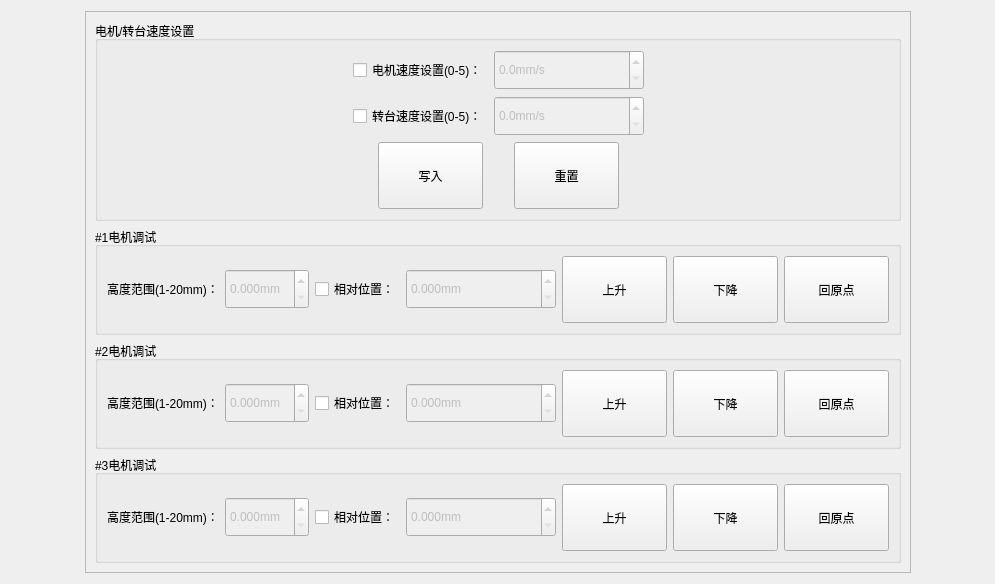
        <widget class="QWidget" name="controlDebugPage">
         <layout class="QGridLayout" name="gridLayout_38">
          <item row="0" column="0">
           <spacer name="horizontalSpacer_14">
            <property name="orientation">
             <enum>Qt::Horizontal</enum>
            </property>
            <property name="sizeHint" stdset="0">
             <size>
              <width>74</width>
              <height>20</height>
             </size>
            </property>
           </spacer>
          </item>
          <item row="1" column="2">
           <spacer name="horizontalSpacer_9">
            <property name="orientation">
             <enum>Qt::Horizontal</enum>
            </property>
            <property name="sizeHint" stdset="0">
             <size>
              <width>73</width>
              <height>20</height>
             </size>
            </property>
           </spacer>
          </item>
          <item row="0" column="1" rowspan="2">
           <widget class="QFrame" name="frame_3">
            <property name="frameShape">
             <enum>QFrame::StyledPanel</enum>
            </property>
            <property name="frameShadow">
             <enum>QFrame::Raised</enum>
            </property>
            <layout class="QGridLayout" name="gridLayout_37">
             <item row="0" column="0">
              <widget class="QGroupBox" name="singleAxisMove_5">
               <property name="maximumSize">
                <size>
                 <width>16777215</width>
                 <height>200</height>
                </size>
               </property>
               <property name="title">
                <string>电机/转台速度设置</string>
               </property>
               <layout class="QGridLayout" name="gridLayout_16">
                <item row="0" column="0">
                 <spacer name="horizontalSpacer_16">
                  <property name="orientation">
                   <enum>Qt::Horizontal</enum>
                  </property>
                  <property name="sizeHint" stdset="0">
                   <size>
                    <width>40</width>
                    <height>20</height>
                   </size>
                  </property>
                 </spacer>
                </item>
                <item row="0" column="1" rowspan="2">
                 <layout class="QVBoxLayout" name="verticalLayout_3">
                  <item>
                   <layout class="QHBoxLayout" name="horizontalLayout_31">
                    <item>
                     <widget class="QCheckBox" name="checkBox_5">
                      <property name="text">
                       <string>电机速度设置(0-5)：</string>
                      </property>
                     </widget>
                    </item>
                    <item>
                     <widget class="QDoubleSpinBox" name="speed">
                      <property name="enabled">
                       <bool>false</bool>
                      </property>
                      <property name="minimumSize">
                       <size>
                        <width>150</width>
                        <height>40</height>
                       </size>
                      </property>
                      <property name="suffix">
                       <string>mm/s</string>
                      </property>
                      <property name="decimals">
                       <number>1</number>
                      </property>
                      <property name="minimum">
                       <double>0.000000000000000</double>
                      </property>
                      <property name="value">
                       <double>0.000000000000000</double>
                      </property>
                     </widget>
                    </item>
                   </layout>
                  </item>
                  <item>
                   <layout class="QHBoxLayout" name="horizontalLayout_27">
                    <item>
                     <widget class="QCheckBox" name="checkBox_7">
                      <property name="text">
                       <string>转台速度设置(0-5)：</string>
                      </property>
                     </widget>
                    </item>
                    <item>
                     <widget class="QDoubleSpinBox" name="turnTableSpeed">
                      <property name="enabled">
                       <bool>false</bool>
                      </property>
                      <property name="minimumSize">
                       <size>
                        <width>150</width>
                        <height>40</height>
                       </size>
                      </property>
                      <property name="suffix">
                       <string>mm/s</string>
                      </property>
                      <property name="decimals">
                       <number>1</number>
                      </property>
                     </widget>
                    </item>
                   </layout>
                  </item>
                  <item>
                   <layout class="QGridLayout" name="gridLayout_36">
                    <item row="0" column="0">
                     <widget class="QPushButton" name="Btn_writeIn">
                      <property name="minimumSize">
                       <size>
                        <width>105</width>
                        <height>35</height>
                       </size>
                      </property>
                      <property name="maximumSize">
                       <size>
                        <width>70</width>
                        <height>70</height>
                       </size>
                      </property>
                      <property name="styleSheet">
                       <string notr="true">font: 25 12pt &quot;Microsoft YaHei&quot;;</string>
                      </property>
                      <property name="text">
                       <string>写入</string>
                      </property>
                      <property name="iconSize">
                       <size>
                        <width>20</width>
                        <height>20</height>
                       </size>
                      </property>
                     </widget>
                    </item>
                    <item row="0" column="1">
                     <widget class="QPushButton" name="Btn_resetSpeed">
                      <property name="minimumSize">
                       <size>
                        <width>105</width>
                        <height>67</height>
                       </size>
                      </property>
                      <property name="maximumSize">
                       <size>
                        <width>70</width>
                        <height>70</height>
                       </size>
                      </property>
                      <property name="styleSheet">
                       <string notr="true">font: 25 12pt &quot;Microsoft YaHei&quot;;</string>
                      </property>
                      <property name="text">
                       <string>重置</string>
                      </property>
                      <property name="iconSize">
                       <size>
                        <width>20</width>
                        <height>20</height>
                       </size>
                      </property>
                     </widget>
                    </item>
                   </layout>
                  </item>
                 </layout>
                </item>
                <item row="1" column="2">
                 <spacer name="horizontalSpacer_17">
                  <property name="orientation">
                   <enum>Qt::Horizontal</enum>
                  </property>
                  <property name="sizeHint" stdset="0">
                   <size>
                    <width>40</width>
                    <height>20</height>
                   </size>
                  </property>
                 </spacer>
                </item>
               </layout>
              </widget>
             </item>
             <item row="1" column="0">
              <widget class="QGroupBox" name="singleAxisMove_2">
               <property name="maximumSize">
                <size>
                 <width>16777215</width>
                 <height>200</height>
                </size>
               </property>
               <property name="title">
                <string>#1电机调试</string>
               </property>
               <layout class="QGridLayout" name="gridLayout_18">
                <item row="0" column="0">
                 <layout class="QHBoxLayout" name="horizontalLayout_11">
                  <item>
                   <layout class="QVBoxLayout" name="verticalLayout_4">
                    <item>
                     <layout class="QHBoxLayout" name="horizontalLayout_12">
                      <item>
                       <widget class="QLabel" name="label_10">
                        <property name="maximumSize">
                         <size>
                          <width>16777215</width>
                          <height>40</height>
                         </size>
                        </property>
                        <property name="text">
                         <string>高度范围(1-20mm)：</string>
                        </property>
                       </widget>
                      </item>
                      <item>
                       <widget class="QDoubleSpinBox" name="ElectricHeightRangeOne">
                        <property name="enabled">
                         <bool>false</bool>
                        </property>
                        <property name="maximumSize">
                         <size>
                          <width>16777215</width>
                          <height>40</height>
                         </size>
                        </property>
                        <property name="suffix">
                         <string>mm</string>
                        </property>
                        <property name="decimals">
                         <number>3</number>
                        </property>
                        <property name="minimum">
                         <double>0.000000000000000</double>
                        </property>
                        <property name="maximum">
                         <double>20.000000000000000</double>
                        </property>
                        <property name="value">
                         <double>0.000000000000000</double>
                        </property>
                       </widget>
                      </item>
                     </layout>
                    </item>
                   </layout>
                  </item>
                  <item>
                   <layout class="QHBoxLayout" name="horizontalLayout_16">
                    <item>
                     <widget class="QCheckBox" name="checkBox_2">
                      <property name="text">
                       <string>相对位置：</string>
                      </property>
                     </widget>
                    </item>
                    <item>
                     <widget class="QDoubleSpinBox" name="ElectricRelativePosOne">
                      <property name="enabled">
                       <bool>false</bool>
                      </property>
                      <property name="minimumSize">
                       <size>
                        <width>150</width>
                        <height>40</height>
                       </size>
                      </property>
                      <property name="suffix">
                       <string>mm</string>
                      </property>
                      <property name="decimals">
                       <number>3</number>
                      </property>
                     </widget>
                    </item>
                   </layout>
                  </item>
                  <item>
                   <layout class="QGridLayout" name="gridLayout_19">
                    <item row="0" column="1">
                     <widget class="QPushButton" name="Btn_down_1">
                      <property name="minimumSize">
                       <size>
                        <width>105</width>
                        <height>67</height>
                       </size>
                      </property>
                      <property name="maximumSize">
                       <size>
                        <width>70</width>
                        <height>70</height>
                       </size>
                      </property>
                      <property name="styleSheet">
                       <string notr="true">font: 25 12pt &quot;Microsoft YaHei&quot;;</string>
                      </property>
                      <property name="text">
                       <string>下降</string>
                      </property>
                      <property name="icon">
                       <iconset resource="images.qrc">
                        <normaloff>:/img/images/向下.png</normaloff>:/img/images/向下.png</iconset>
                      </property>
                      <property name="iconSize">
                       <size>
                        <width>20</width>
                        <height>20</height>
                       </size>
                      </property>
                     </widget>
                    </item>
                    <item row="0" column="0">
                     <widget class="QPushButton" name="Btn_up_1">
                      <property name="minimumSize">
                       <size>
                        <width>105</width>
                        <height>35</height>
                       </size>
                      </property>
                      <property name="maximumSize">
                       <size>
                        <width>70</width>
                        <height>70</height>
                       </size>
                      </property>
                      <property name="styleSheet">
                       <string notr="true">font: 25 12pt &quot;Microsoft YaHei&quot;;</string>
                      </property>
                      <property name="text">
                       <string>上升</string>
                      </property>
                      <property name="icon">
                       <iconset resource="images.qrc">
                        <normaloff>:/img/images/向上.png</normaloff>:/img/images/向上.png</iconset>
                      </property>
                      <property name="iconSize">
                       <size>
                        <width>20</width>
                        <height>20</height>
                       </size>
                      </property>
                     </widget>
                    </item>
                    <item row="0" column="2">
                     <widget class="QPushButton" name="returnOriginOne">
                      <property name="minimumSize">
                       <size>
                        <width>105</width>
                        <height>67</height>
                       </size>
                      </property>
                      <property name="maximumSize">
                       <size>
                        <width>70</width>
                        <height>70</height>
                       </size>
                      </property>
                      <property name="styleSheet">
                       <string notr="true">font: 25 12pt &quot;Microsoft YaHei&quot;;</string>
                      </property>
                      <property name="text">
                       <string>回原点</string>
                      </property>
                     </widget>
                    </item>
                   </layout>
                  </item>
                 </layout>
                </item>
               </layout>
              </widget>
             </item>
             <item row="2" column="0">
              <widget class="QGroupBox" name="singleAxisMove_3">
               <property name="maximumSize">
                <size>
                 <width>16777215</width>
                 <height>200</height>
                </size>
               </property>
               <property name="title">
                <string>#2电机调试</string>
               </property>
               <layout class="QGridLayout" name="gridLayout_26">
                <item row="0" column="0">
                 <layout class="QHBoxLayout" name="horizontalLayout_19">
                  <item>
                   <layout class="QVBoxLayout" name="verticalLayout_5">
                    <item>
                     <layout class="QHBoxLayout" name="horizontalLayout_20">
                      <item>
                       <widget class="QLabel" name="label_13">
                        <property name="maximumSize">
                         <size>
                          <width>16777215</width>
                          <height>40</height>
                         </size>
                        </property>
                        <property name="text">
                         <string>高度范围(1-20mm)：</string>
                        </property>
                       </widget>
                      </item>
                      <item>
                       <widget class="QDoubleSpinBox" name="ElectricHeightRangeTwo">
                        <property name="enabled">
                         <bool>false</bool>
                        </property>
                        <property name="maximumSize">
                         <size>
                          <width>16777215</width>
                          <height>40</height>
                         </size>
                        </property>
                        <property name="suffix">
                         <string>mm</string>
                        </property>
                        <property name="decimals">
                         <number>3</number>
                        </property>
                       </widget>
                      </item>
                     </layout>
                    </item>
                   </layout>
                  </item>
                  <item>
                   <layout class="QHBoxLayout" name="horizontalLayout_22">
                    <item>
                     <widget class="QCheckBox" name="checkBox_3">
                      <property name="text">
                       <string>相对位置：</string>
                      </property>
                     </widget>
                    </item>
                    <item>
                     <widget class="QDoubleSpinBox" name="ElectricRelativePosTwo">
                      <property name="enabled">
                       <bool>false</bool>
                      </property>
                      <property name="minimumSize">
                       <size>
                        <width>150</width>
                        <height>40</height>
                       </size>
                      </property>
                      <property name="suffix">
                       <string>mm</string>
                      </property>
                      <property name="decimals">
                       <number>3</number>
                      </property>
                     </widget>
                    </item>
                   </layout>
                  </item>
                  <item>
                   <layout class="QGridLayout" name="gridLayout_32">
                    <item row="0" column="1">
                     <widget class="QPushButton" name="Btn_down_2">
                      <property name="minimumSize">
                       <size>
                        <width>105</width>
                        <height>67</height>
                       </size>
                      </property>
                      <property name="maximumSize">
                       <size>
                        <width>70</width>
                        <height>70</height>
                       </size>
                      </property>
                      <property name="styleSheet">
                       <string notr="true">font: 25 12pt &quot;Microsoft YaHei&quot;;</string>
                      </property>
                      <property name="text">
                       <string>下降</string>
                      </property>
                      <property name="icon">
                       <iconset resource="images.qrc">
                        <normaloff>:/img/images/向下.png</normaloff>:/img/images/向下.png</iconset>
                      </property>
                      <property name="iconSize">
                       <size>
                        <width>20</width>
                        <height>20</height>
                       </size>
                      </property>
                     </widget>
                    </item>
                    <item row="0" column="0">
                     <widget class="QPushButton" name="Btn_up_2">
                      <property name="minimumSize">
                       <size>
                        <width>105</width>
                        <height>35</height>
                       </size>
                      </property>
                      <property name="maximumSize">
                       <size>
                        <width>70</width>
                        <height>70</height>
                       </size>
                      </property>
                      <property name="styleSheet">
                       <string notr="true">font: 25 12pt &quot;Microsoft YaHei&quot;;</string>
                      </property>
                      <property name="text">
                       <string>上升</string>
                      </property>
                      <property name="icon">
                       <iconset resource="images.qrc">
                        <normaloff>:/img/images/向上.png</normaloff>:/img/images/向上.png</iconset>
                      </property>
                      <property name="iconSize">
                       <size>
                        <width>20</width>
                        <height>20</height>
                       </size>
                      </property>
                     </widget>
                    </item>
                    <item row="0" column="2">
                     <widget class="QPushButton" name="returnOriginTwo">
                      <property name="minimumSize">
                       <size>
                        <width>105</width>
                        <height>67</height>
                       </size>
                      </property>
                      <property name="maximumSize">
                       <size>
                        <width>70</width>
                        <height>70</height>
                       </size>
                      </property>
                      <property name="styleSheet">
                       <string notr="true">font: 25 12pt &quot;Microsoft YaHei&quot;;</string>
                      </property>
                      <property name="text">
                       <string>回原点</string>
                      </property>
                     </widget>
                    </item>
                   </layout>
                  </item>
                 </layout>
                </item>
               </layout>
              </widget>
             </item>
             <item row="3" column="0">
              <widget class="QGroupBox" name="singleAxisMove_4">
               <property name="maximumSize">
                <size>
                 <width>16777215</width>
                 <height>200</height>
                </size>
               </property>
               <property name="title">
                <string>#3电机调试</string>
               </property>
               <layout class="QGridLayout" name="gridLayout_33">
                <item row="0" column="0">
                 <layout class="QHBoxLayout" name="horizontalLayout_23">
                  <item>
                   <layout class="QVBoxLayout" name="verticalLayout_6">
                    <item>
                     <layout class="QHBoxLayout" name="horizontalLayout_24">
                      <item>
                       <widget class="QLabel" name="label_16">
                        <property name="maximumSize">
                         <size>
                          <width>16777215</width>
                          <height>40</height>
                         </size>
                        </property>
                        <property name="text">
                         <string>高度范围(1-20mm)：</string>
                        </property>
                       </widget>
                      </item>
                      <item>
                       <widget class="QDoubleSpinBox" name="ElectricHeightRangeThree">
                        <property name="enabled">
                         <bool>false</bool>
                        </property>
                        <property name="maximumSize">
                         <size>
                          <width>16777215</width>
                          <height>40</height>
                         </size>
                        </property>
                        <property name="suffix">
                         <string>mm</string>
                        </property>
                        <property name="decimals">
                         <number>3</number>
                        </property>
                       </widget>
                      </item>
                     </layout>
                    </item>
                   </layout>
                  </item>
                  <item>
                   <layout class="QHBoxLayout" name="horizontalLayout_26">
                    <item>
                     <widget class="QCheckBox" name="checkBox_4">
                      <property name="text">
                       <string>相对位置：</string>
                      </property>
                     </widget>
                    </item>
                    <item>
                     <widget class="QDoubleSpinBox" name="ElectricRelativePosThree">
                      <property name="enabled">
                       <bool>false</bool>
                      </property>
                      <property name="minimumSize">
                       <size>
                        <width>150</width>
                        <height>40</height>
                       </size>
                      </property>
                      <property name="suffix">
                       <string>mm</string>
                      </property>
                      <property name="decimals">
                       <number>3</number>
                      </property>
                     </widget>
                    </item>
                   </layout>
                  </item>
                  <item>
                   <layout class="QGridLayout" name="gridLayout_34">
                    <item row="0" column="1">
                     <widget class="QPushButton" name="Btn_down_3">
                      <property name="minimumSize">
                       <size>
                        <width>105</width>
                        <height>67</height>
                       </size>
                      </property>
                      <property name="maximumSize">
                       <size>
                        <width>70</width>
                        <height>70</height>
                       </size>
                      </property>
                      <property name="styleSheet">
                       <string notr="true">font: 25 12pt &quot;Microsoft YaHei&quot;;</string>
                      </property>
                      <property name="text">
                       <string>下降</string>
                      </property>
                      <property name="icon">
                       <iconset resource="images.qrc">
                        <normaloff>:/img/images/向下.png</normaloff>:/img/images/向下.png</iconset>
                      </property>
                      <property name="iconSize">
                       <size>
                        <width>20</width>
                        <height>20</height>
                       </size>
                      </property>
                     </widget>
                    </item>
                    <item row="0" column="0">
                     <widget class="QPushButton" name="Btn_up_3">
                      <property name="minimumSize">
                       <size>
                        <width>105</width>
                        <height>35</height>
                       </size>
                      </property>
                      <property name="maximumSize">
                       <size>
                        <width>70</width>
                        <height>70</height>
                       </size>
                      </property>
                      <property name="styleSheet">
                       <string notr="true">font: 25 12pt &quot;Microsoft YaHei&quot;;</string>
                      </property>
                      <property name="text">
                       <string>上升</string>
                      </property>
                      <property name="icon">
                       <iconset resource="images.qrc">
                        <normaloff>:/img/images/向上.png</normaloff>:/img/images/向上.png</iconset>
                      </property>
                      <property name="iconSize">
                       <size>
                        <width>20</width>
                        <height>20</height>
                       </size>
                      </property>
                     </widget>
                    </item>
                    <item row="0" column="2">
                     <widget class="QPushButton" name="returnOriginThree">
                      <property name="minimumSize">
                       <size>
                        <width>105</width>
                        <height>67</height>
                       </size>
                      </property>
                      <property name="maximumSize">
                       <size>
                        <width>70</width>
                        <height>70</height>
                       </size>
                      </property>
                      <property name="styleSheet">
                       <string notr="true">font: 25 12pt &quot;Microsoft YaHei&quot;;</string>
                      </property>
                      <property name="text">
                       <string>回原点</string>
                      </property>
                     </widget>
                    </item>
                   </layout>
                  </item>
                 </layout>
                </item>
               </layout>
              </widget>
             </item>
            </layout>
           </widget>
          </item>
         </layout>
        </widget>
